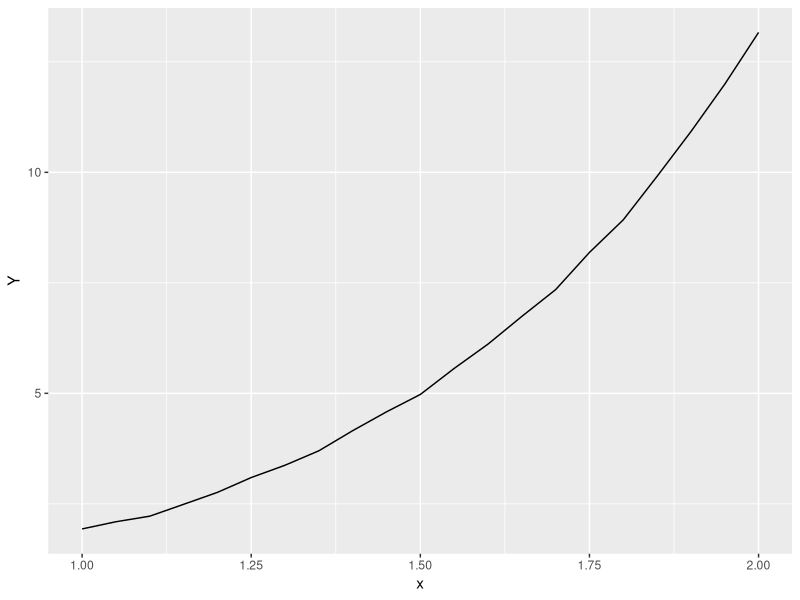

The R source for this figure: (Note: this script raises an error after producing the figure.)
## ---- chunk 1
  Y <- function(x, teta, eps) {
    return (teta[1] + teta[2]*x + teta[3]*x**2 + teta[4]*x**3 + teta[5]*x**4 + eps)
  }
## ---- chunk 2
  #1
  a = 1
  b = 2
  n = 20
  m = 5
  
  mean = 0
  sd = 0.04
  
  tetas <- c(0.1, 1.1, 0.7, -1, 1)
  x <- seq(a, b, (b - a) / n)
## ---- chunk 3
  #2
  eps <- rnorm(n + 1, mean=mean, sd=sd)
  Y <- Y(x, teta=tetas, eps=eps)
## ---- chunk 4

  #install.packages("ggplot2")
  library(ggplot2)
  
  
  df <- data.frame(Y, x)
  ggplot(data=df, aes(x=x, y=Y))  + geom_line()

## ---- chunk 5
#3
  X_mat = matrix(1, nrow = n + 1, ncol = 5)
  
  for (i in 1:(n + 1)) {
    for (j in 1:m) {
      X_mat[i, j] = x[i]**(j - 1) 
    }
  }
  
  B = t(X_mat) %*% X_mat
  B_inv = inv(B)
  library(pracma)
  
  Tetas_LS = B_inv %*% t(X_mat) %*% Y
  
  print(Tetas_LS)
 
## ---- chunk 6
  Y_cap <- function(x) {
    return (Tetas_LS[1] + Tetas_LS[2]*x + Tetas_LS[3]*x**2 + Tetas_LS[4]*x**3 + Tetas_LS[5]*x**4 + eps)
  }
## ---- chunk 7
  Y_cap <- Y_cap(x)
## ---- chunk 8
  df <- data.frame(Y_cap, Y, x)
  ggplot(data=df, aes(x))  + geom_line(aes(y=Y), color='green') + geom_line(aes(y=Y_cap), color='red')
## ---- chunk 9
  #4
  
  RSS = t(Y - X_mat %*% Tetas_LS) %*% (Y - X_mat %*% Tetas_LS)

  Siqma_square = RSS/(n - m)
  print(Siqma_square)

## ---- chunk 10
  #5

  alpha = 0.01
  
  q1 = qchisq(alpha/2, df=(n - m))
  q2 = qchisq(1 - alpha/2, df=(n - m))
  cat("Квантиль 1", q1, "\n")
  cat("Квантиль 2", q2, "\n")
  
  cat("Доверительный интервал [", RSS/q2, ",", RSS/q1, "]", "с уровнем значимости ", alpha, "\n")
  
## ---- chunk 11
  
  q = qt(1-alpha/2, df=(n - m))

  cat("Квантиль ", q, "\n")

  
  for (i in 1:m) {
    cat("Доверительный интервал для teta" , i,  "[", Tetas_LS[i] - q * sqrt(Siqma_square * B_inv[i, i]), "," , Tetas_LS[i] + q * sqrt(Siqma_square * B_inv[i, i]), "] с уровнем значимости ", alpha, "\n")
  }
  
## ---- chunk 12
  #6
  for (i in 1:m) {
    if(abs(tetas[i]/(sqrt(Siqma_square * B_inv[i, i]))) <= q) {
      cat("H0 для teta[", i, "] = ", tetas[i],"\n")
    }
    else {
      cat("H1 для teta[", i, "] = ", tetas[i], "\n")
    }
  }
## ---- chunk 13
  #7
  Y_bar = 1/n * sum(Y)
  
  cat("d = ", 1 - RSS/(sum((Y-Y_bar)^2)))
## ---- chunk 14
  #8

